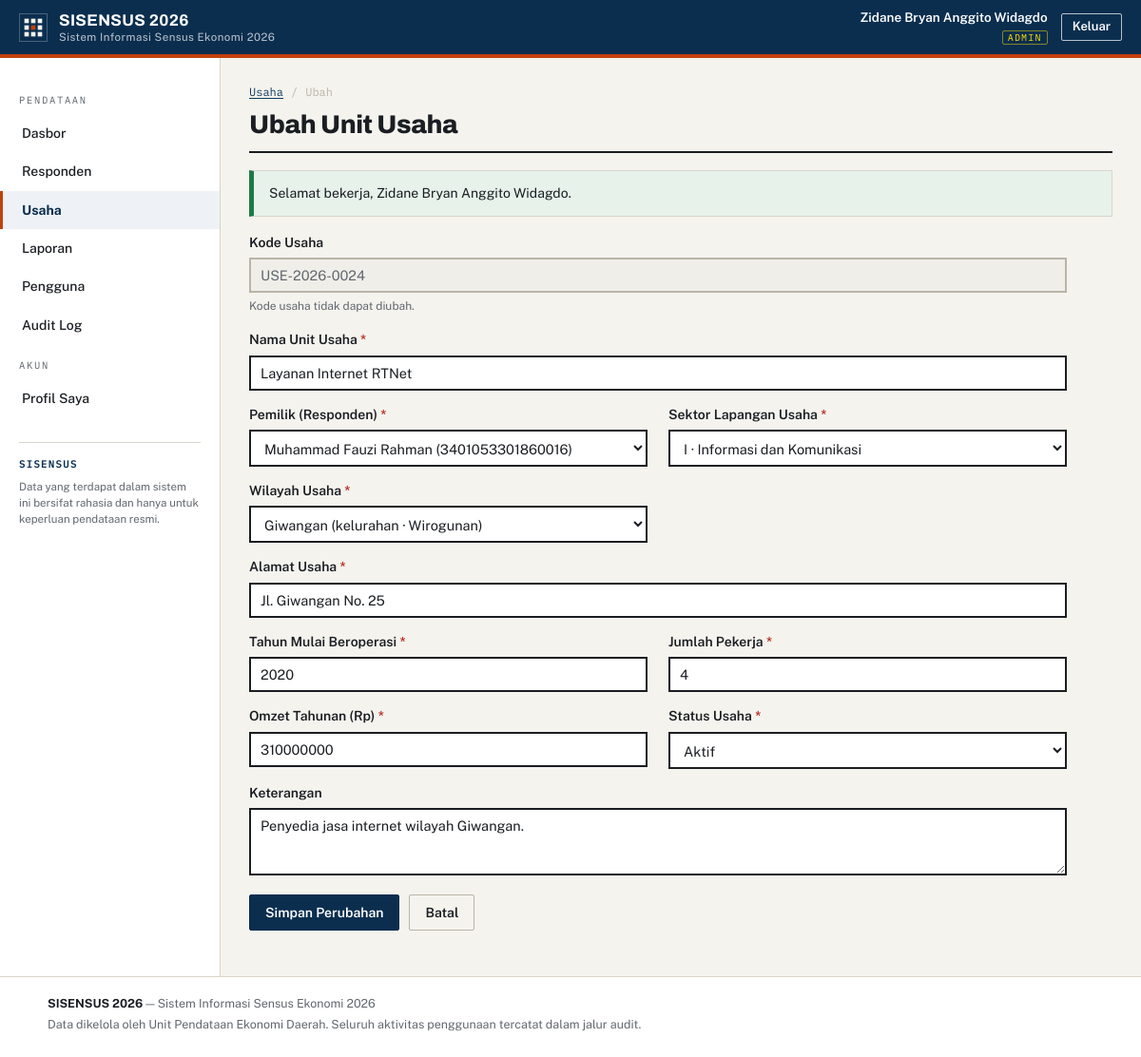
The page /usaha/ubah.php?id=24 (signed in) on the database its author committed.
### tables this page shows
CREATE TABLE users (
  id                    INT UNSIGNED NOT NULL AUTO_INCREMENT,
  username              VARCHAR(50)  NOT NULL,
  email                 VARCHAR(120) NOT NULL,
  password_hash         VARCHAR(255) NOT NULL,
  full_name             VARCHAR(100) NOT NULL,
  role                  ENUM('admin','operator','pimpinan') NOT NULL DEFAULT 'operator',
  is_active             TINYINT(1)   NOT NULL DEFAULT 1,
  failed_login_attempts INT UNSIGNED NOT NULL DEFAULT 0,
  locked_until          DATETIME     NULL DEFAULT NULL,
  last_login_at         DATETIME     NULL DEFAULT NULL,
  created_at            DATETIME     NOT NULL DEFAULT CURRENT_TIMESTAMP,
  updated_at            DATETIME     NOT NULL DEFAULT CURRENT_TIMESTAMP ON UPDATE CURRENT_TIMESTAMP,
  PRIMARY KEY (id),
  UNIQUE KEY uq_users_username (username),
  UNIQUE KEY uq_users_email (email),
  KEY idx_users_role (role)
);

CREATE TABLE usaha (
  id              INT UNSIGNED NOT NULL AUTO_INCREMENT,
  kode_usaha      VARCHAR(20)  NOT NULL,
  nama_usaha      VARCHAR(150) NOT NULL,
  responden_id    INT UNSIGNED NOT NULL,
  sektor_id       INT UNSIGNED NOT NULL,
  wilayah_id      INT UNSIGNED NOT NULL,
  alamat_usaha    VARCHAR(255) NOT NULL,
  tahun_mulai     SMALLINT UNSIGNED NOT NULL,
  jumlah_pekerja  INT UNSIGNED NOT NULL DEFAULT 0,
  omzet_tahunan   DECIMAL(15,2) NOT NULL DEFAULT 0.00,
  status_usaha    ENUM('aktif','tutup','baru') NOT NULL DEFAULT 'aktif',
  keterangan      TEXT         NULL,
  created_by      INT UNSIGNED NULL DEFAULT NULL,
  created_at      DATETIME     NOT NULL DEFAULT CURRENT_TIMESTAMP,
  updated_at      DATETIME     NOT NULL DEFAULT CURRENT_TIMESTAMP ON UPDATE CURRENT_TIMESTAMP,
  PRIMARY KEY (id),
  UNIQUE KEY uq_usaha_kode (kode_usaha),
  KEY idx_usaha_nama (nama_usaha),
  KEY idx_usaha_responden (responden_id),
  KEY idx_usaha_sektor (sektor_id),
  KEY idx_usaha_wilayah (wilayah_id),
  KEY idx_usaha_omzet (omzet_tahunan),
  KEY idx_usaha_creator (created_by),
  CONSTRAINT fk_usaha_responden FOREIGN KEY (responden_id)
    REFERENCES responden (id) ON DELETE RESTRICT ON UPDATE CASCADE,
  CONSTRAINT fk_usaha_sektor FOREIGN KEY (sektor_id)
    REFERENCES sektor (id) ON DELETE RESTRICT ON UPDATE CASCADE,
  CONSTRAINT fk_usaha_wilayah FOREIGN KEY (wilayah_id)
    REFERENCES wilayah (id) ON DELETE RESTRICT ON UPDATE CASCADE,
  CONSTRAINT fk_usaha_creator FOREIGN KEY (created_by)
    REFERENCES users (id) ON DELETE SET NULL ON UPDATE CASCADE,
  CONSTRAINT chk_usaha_tahun CHECK (tahun_mulai BETWEEN 1800 AND 2100)
);

CREATE TABLE responden (
  id               INT UNSIGNED NOT NULL AUTO_INCREMENT,
  nik              VARCHAR(16)  NOT NULL,
  nama_lengkap     VARCHAR(100) NOT NULL,
  jenis_kelamin    ENUM('L','P') NOT NULL,
  tanggal_lahir    DATE         NOT NULL,
  alamat           VARCHAR(255) NOT NULL,
  wilayah_id       INT UNSIGNED NOT NULL,
  telepon          VARCHAR(20)  NULL DEFAULT NULL,
  pendidikan       ENUM('Tidak Sekolah','SD/Sederajat','SMP/Sederajat',
                        'SMA/Sederajat','Diploma','Sarjana','Pascasarjana')
                   NOT NULL DEFAULT 'SMA/Sederajat',
  pekerjaan_utama  VARCHAR(100) NULL DEFAULT NULL,
  status           ENUM('aktif','nonaktif') NOT NULL DEFAULT 'aktif',
  created_by       INT UNSIGNED NULL DEFAULT NULL,
  created_at       DATETIME     NOT NULL DEFAULT CURRENT_TIMESTAMP,
  updated_at       DATETIME     NOT NULL DEFAULT CURRENT_TIMESTAMP ON UPDATE CURRENT_TIMESTAMP,
  PRIMARY KEY (id),
  UNIQUE KEY uq_responden_nik (nik),
  KEY idx_responden_nama (nama_lengkap),
  KEY idx_responden_wilayah (wilayah_id),
  KEY idx_responden_creator (created_by),
  CONSTRAINT fk_responden_wilayah FOREIGN KEY (wilayah_id)
    REFERENCES wilayah (id) ON DELETE RESTRICT ON UPDATE CASCADE,
  CONSTRAINT fk_responden_creator FOREIGN KEY (created_by)
    REFERENCES users (id) ON DELETE SET NULL ON UPDATE CASCADE
);

CREATE TABLE sektor (
  id        INT UNSIGNED NOT NULL AUTO_INCREMENT,
  kode      VARCHAR(4)   NOT NULL,
  nama      VARCHAR(120) NOT NULL,
  deskripsi TEXT         NULL,
  PRIMARY KEY (id),
  UNIQUE KEY uq_sektor_kode (kode)
);

CREATE TABLE wilayah (
  id        INT UNSIGNED NOT NULL AUTO_INCREMENT,
  kode      VARCHAR(16)  NOT NULL,
  nama      VARCHAR(100) NOT NULL,
  tingkat   ENUM('kota','kecamatan','kelurahan') NOT NULL,
  parent_id INT UNSIGNED NULL DEFAULT NULL,
  PRIMARY KEY (id),
  UNIQUE KEY uq_wilayah_kode (kode),
  KEY idx_wilayah_parent (parent_id),
  CONSTRAINT fk_wilayah_parent FOREIGN KEY (parent_id)
    REFERENCES wilayah (id) ON DELETE RESTRICT ON UPDATE CASCADE
);

### usaha/ubah.php (the view, shortened to what the rows shown need)
<?php
require_once __DIR__ . '/../app/bootstrap.php';
$user = require_role(['admin', 'operator']);
$id = int_input('id', 0);
$stmt = db()->prepare('SELECT * FROM usaha WHERE id = ? LIMIT 1');
$stmt->execute([$id]);
$row = $stmt->fetch();
$respondenList = db()->query('SELECT id, nik, nama_lengkap FROM responden ORDER BY nama_lengkap')->fetchAll();
$sektorList    = db()->query('SELECT id, kode, nama FROM sektor ORDER BY kode')->fetchAll();
$wilayahList   = db()->query(
    "SELECT w.id, w.nama, w.tingkat, pw.nama parent_nama
     FROM wilayah w LEFT JOIN wilayah pw ON pw.id = w.parent_id
     WHERE w.tingkat IN ('kecamatan','kelurahan')
     ORDER BY w.tingkat DESC, w.nama"
)->fetchAll();
$errors = [];
$old = [
    'nama_usaha'     => $row['nama_usaha'],
    'responden_id'   => (string)$row['responden_id'],
    'sektor_id'      => (string)$row['sektor_id'],
    'wilayah_id'     => (string)$row['wilayah_id'],
    'alamat_usaha'   => $row['alamat_usaha'],
    'tahun_mulai'    => (string)$row['tahun_mulai'],
    'jumlah_pekerja' => (string)$row['jumlah_pekerja'],
    'omzet_tahunan'  => rtrim(rtrim(number_format((float)$row['omzet_tahunan'], 2, '.', ''), '0'), '.'),
    'status_usaha'   => $row['status_usaha'],
    'keterangan'     => (string)$row['keterangan'],
];
$page_title = 'Ubah Unit Usaha';
require __DIR__ . '/../templates/header_app.php';
?>
<form class="form-panel" method="post" action="<?= e(u('usaha/ubah.php?id=' . $id)) ?>" novalidate>
  <div class="form-grid">
    <div class="form-row form-row-full">
      <label>Kode Usaha</label>
      <input type="text" value="<?= e($row['kode_usaha']) ?>" disabled>
      <p class="field-hint">Kode usaha tidak dapat diubah.</p>
    </div>
    <div class="form-row form-row-full<?= isset($errors['nama_usaha']) ? ' has-error' : '' ?>">
      <label for="nama_usaha">Nama Unit Usaha <span class="req">*</span></label>
      <input type="text" id="nama_usaha" name="nama_usaha" maxlength="150" value="<?= e($old['nama_usaha']) ?>">
    </div>
    <div class="form-row<?= isset($errors['responden_id']) ? ' has-error' : '' ?>">
      <label for="responden_id">Pemilik (Responden) <span class="req">*</span></label>
      <select id="responden_id" name="responden_id">
        <?php foreach ($respondenList as $r): ?>
          <option value="<?= (int)$r['id'] ?>"<?= (int)$old['responden_id'] === (int)$r['id'] ? ' selected' : '' ?>>
            <?= e($r['nama_lengkap']) ?> (<?= e($r['nik']) ?>)
          </option>
        <?php endforeach; ?>
      </select>
    </div>
    <div class="form-row<?= isset($errors['sektor_id']) ? ' has-error' : '' ?>">
      <label for="sektor_id">Sektor Lapangan Usaha <span class="req">*</span></label>
      <select id="sektor_id" name="sektor_id">
        <?php foreach ($sektorList as $s): ?>
          <option value="<?= (int)$s['id'] ?>"<?= (int)$old['sektor_id'] === (int)$s['id'] ? ' selected' : '' ?>>
            <?= e($s['kode']) ?> · <?= e($s['nama']) ?>
          </option>
        <?php endforeach; ?>
      </select>
    </div>
    <div class="form-row<?= isset($errors['wilayah_id']) ? ' has-error' : '' ?>">
      <label for="wilayah_id">Wilayah Usaha <span class="req">*</span></label>
      <select id="wilayah_id" name="wilayah_id">
        <?php foreach ($wilayahList as $w): ?>
          <option value="<?= (int)$w['id'] ?>"<?= (int)$old['wilayah_id'] === (int)$w['id'] ? ' selected' : '' ?>>
            <?= e($w['nama']) ?> (<?= e($w['tingkat']) ?><?= $w['parent_nama'] ? ' · ' . e($w['parent_nama']) : '' ?>)
          </option>
        <?php endforeach; ?>
      </select>
    </div>
    <div class="form-row form-row-full<?= isset($errors['alamat_usaha']) ? ' has-error' : '' ?>">
      <label for="alamat_usaha">Alamat Usaha <span class="req">*</span></label>
      <input type="text" id="alamat_usaha" name="alamat_usaha" maxlength="255" value="<?= e($old['alamat_usaha']) ?>">
    </div>
    <div class="form-row<?= isset($errors['tahun_mulai']) ? ' has-error' : '' ?>">
      <label for="tahun_mulai">Tahun Mulai Beroperasi <span class="req">*</span></label>
      <input type="number" id="tahun_mulai" name="tahun_mulai" min="1800" max="<?= date('Y') ?>" value="<?= e($old['tahun_mulai']) ?>">
    </div>
    <div class="form-row<?= isset($errors['jumlah_pekerja']) ? ' has-error' : '' ?>">
      <label for="jumlah_pekerja">Jumlah Pekerja <span class="req">*</span></label>
      <input type="number" id="jumlah_pekerja" name="jumlah_pekerja" min="0" value="<?= e($old['jumlah_pekerja']) ?>">
    </div>
    <div class="form-row<?= isset($errors['omzet_tahunan']) ? ' has-error' : '' ?>">
      <label for="omzet_tahunan">Omzet Tahunan (Rp) <span class="req">*</span></label>
      <input type="text" id="omzet_tahunan" name="omzet_tahunan" inputmode="numeric" value="<?= e($old['omzet_tahunan']) ?>">
    </div>
    <div class="form-row<?= isset($errors['status_usaha']) ? ' has-error' : '' ?>">
      <label for="status_usaha">Status Usaha <span class="req">*</span></label>
      <select id="status_usaha" name="status_usaha">
        <?php foreach (VALID_STATUS_USAHA as $st): ?>
          <option value="<?= e($st) ?>"<?= $old['status_usaha'] === $st ? ' selected' : '' ?>><?= e(ucfirst($st)) ?></option>
        <?php endforeach; ?>
      </select>
    </div>
    <div class="form-row form-row-full<?= isset($errors['keterangan']) ? ' has-error' : '' ?>">
      <label for="keterangan">Keterangan</label>
      <textarea id="keterangan" name="keterangan" rows="3" maxlength="1000"><?= e($old['keterangan']) ?></textarea>
    </div>
  </div>
</form>
<?php require __DIR__ . '/../templates/footer.php'; ?>

### templates/header_app.php (shortened to what the rows shown need)
<?php
$user = current_user();
?>
<!doctype html>
<html lang="id">
<head>
<link rel="stylesheet" href="<?= e(u('assets/css/style.css')) ?>">
</head>
<body class="app">
<header class="app-topbar">
  <div class="app-topbar-inner">
    <div class="app-topbar-right">
      <div class="user-chip">
        <span class="user-chip-name"><?= e($user['full_name'] ?? '-') ?></span>
        <span class="user-chip-role"><?= e(strtoupper($user['role'] ?? '-')) ?></span>
      </div>
    </div>
  </div>
</header>
<div class="app-shell">
  <main class="app-content" id="main-content">
    <div class="page-head">
      <h1 class="page-title"><?= e($page_title ?? '') ?></h1>
    </div>

### rows shown on the page
users: full_name "Zidane Bryan Anggito Widagdo", role "ADMIN"
usaha: kode_usaha "USE-2026-0024", nama_usaha "Layanan Internet RTNet", responden_id "Muhammad Fauzi Rahman (3401053301860016)", sektor_id "I · Informasi dan Komunikasi", wilayah_id "Giwangan (kelurahan · Wirogunan)", alamat_usaha "Jl. Giwangan No. 25", tahun_mulai "2020", jumlah_pekerja "4", omzet_tahunan "310000000", status_usaha "Aktif", keterangan "Penyedia jasa internet wilayah Giwangan."

### other values the page prints
APP_NAME "SISENSUS"
APP_YEAR "2026"
APP_NAME_LONG "Sistem Informasi Sensus Ekonomi 2026"
$item['label'] "Dasbor"
$item['label'] "Responden"
$item['label'] "Usaha"
$item['label'] "Laporan"
$item['label'] "Pengguna"
$item['label'] "Audit Log"
$label "Usaha"
$label "Ubah"
$page_title "Ubah Unit Usaha"
$flash['msg'] "Selamat bekerja, Zidane Bryan Anggito Widagdo."
APP_ORG "Unit Pendataan Ekonomi Daerah"
